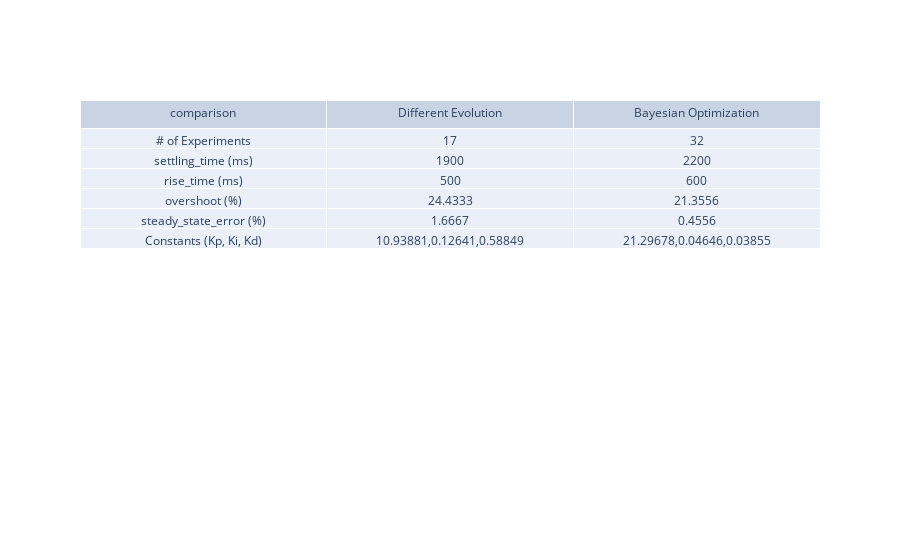

Source (notebook cell):
### Code cell
fig = go.Figure(data=[go.Table(header=dict(values=header), cells=dict(values=[comparison, de_content, bo_content]))])
fig.show()

### Figure 1 — Plotly figure (JSON) as saved in the notebook; plotly's stock layout.template omitted (floating-point values rounded to 4 significant figures)
{"data": [{"cells": {"values": [["# of Experiments", "settling_time (ms)", "rise_time (ms)", "overshoot (%)", "steady_state_error (%)", "Constants (Kp, Ki, Kd)"], [17, 1900, 500, 24.43, 1.667, [10.94, 0.1264, 0.5885]], [32, 2200, 600, 21.36, 0.4556, [21.3, 0.04646, 0.03855]]]}, "header": {"values": ["comparison", "Different Evolution", "Bayesian Optimization"]}, "type": "table"}], "layout": {}}
